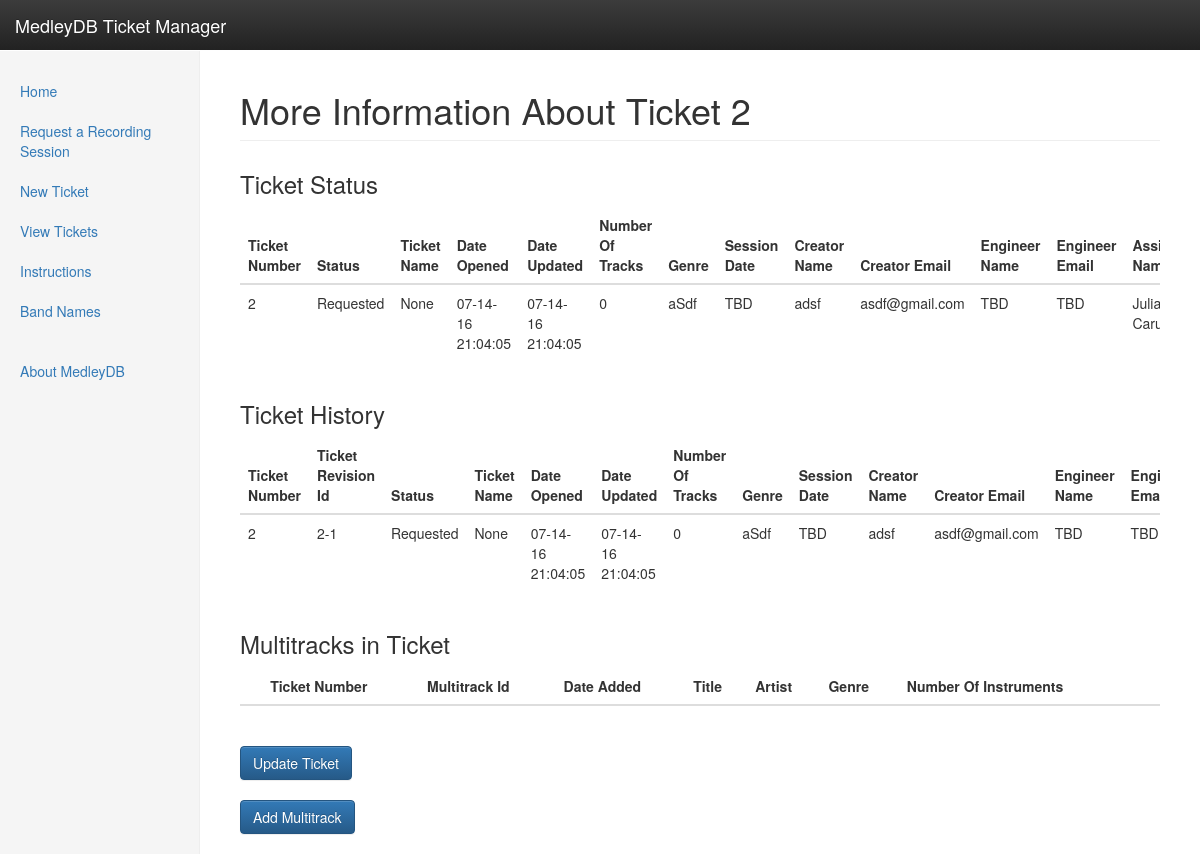
Screenshot of /ticket?ticket_number=2 with the database file from the repository.
### tables this page shows
CREATE TABLE tickets
  (ticket_number varchar(20) PRIMARY KEY,
  status varchar(20),
  ticket_name varchar(20),
  date_opened datetime,
  date_updated datetime,
  number_of_tracks varchar(20),
  genre varchar(20),
  session_date date,
  creator_name varchar(20),
  creator_email varchar(20),
  engineer_name varchar(20),
  engineer_email varchar(20),
  assignee_name varchar(20),
  assignee_email varchar(20),
  mixer_name varchar(20),
  mixer_email varchar(20),
  bouncer_name varchar(20),
  bouncer_email varchar(20),
  comments varchar(100));

CREATE TABLE ticket_history
( ticket_number varchar(20),
  ticket_revision_id varchar(20) PRIMARY KEY,
  status varchar(20),
  ticket_name varchar(20),
  date_opened datetime,
  date_updated datetime,
  number_of_tracks varchar(20),
  genre varchar(20),
  session_date datetime,
  creator_name varchar(20),
  creator_email varchar(20),
  engineer_name varchar(20),
  engineer_email varchar(20),
  assignee_name varchar(20),
  assignee_email varchar(20),
  mixer_name varchar(20),
  mixer_email varchar(20),
  bouncer_name varchar(20),
  bouncer_email varchar(20),
  comments varchar(100));

### webapp.py (the view)
@APP.route('/ticket')
def ticket():
    db_connection = connect_db(APP)
    ticket_number = request.args.get('ticket_number')
    num_multitracks = request.args.get('num_multitracks')
    multitrack_id_cursor = db_connection.execute(
        "select multitrack_id from multitracks where ticket_number={}".format(ticket_number)
    )
    multitrack_ids_strings = [t[0].split("-")[1] for t in multitrack_id_cursor]
    multitrack_ids = [int(t) for t in multitrack_ids_strings]
    if len(multitrack_ids) == 0:
        multitrack_id = "{}-1".format(ticket_number)
    else:
        multitrack_number = multitrack_ids.pop()
        multitrack_id = "{}-{}".format(ticket_number, multitrack_number)
    ticket_status_headers = get_header(APP, 'tickets')
    ticket_history_headers = get_header(APP, 'ticket_history')
    multitracks_headers = get_header(APP, 'multitracks')
    formatted_ticket_status_headers = [
        format_headers(h) for h in ticket_status_headers
    ]
    formatted_ticket_history_headers = [
        format_headers(h) for h in ticket_history_headers
    ]
    formatted_multitracks_headers = [
        format_headers(h) for h in multitracks_headers
    ]
    ticket_status_cursor = db_connection.execute(
        'select * from tickets where ticket_number="{}"'.format(ticket_number)
    )
    ticket_history_cursor = db_connection.execute(
        'select * from ticket_history where ticket_number="{}"'.format(ticket_number)
    )
    multitracks_cursor = db_connection.execute(
        'select * from multitracks where ticket_number="{}"'.format(ticket_number)
    )
    tickets = fill_table(ticket_status_headers, ticket_status_cursor)
    ticket_history = fill_table(ticket_history_headers, ticket_history_cursor)
    multitracks = fill_table(multitracks_headers, multitracks_cursor)
    multitracks['url'] = []
    multitracks_cursor = db_connection.execute(
        'select * from multitracks where ticket_number="{}"'.format(ticket_number)
    )
    multitracks['delete'] = []
    update_ticket_url = "/ticket_update?ticket_number={}".format(ticket_number)
    add_multitrack_url = "/ticket_addMultitrack?ticket_number={}&num_multitracks={}".format(ticket_number, num_multitracks)
    for row in multitracks_cursor:
        multitracks['url'].append('/multitrack?multitrack_id={}&ticket_number={}'.format(multitrack_id, ticket_number))
        multitracks['delete'].append(
            '/api/deletemultitrack?multitrack_id={}&ticket_number={}'.format(row[1], ticket_number))
    return render_template(
        'ticket.html', ticket_number=ticket_number,
        multitrack_id=multitrack_id,
        num_multitracks=num_multitracks,
        ticket_status_headers=ticket_status_headers,
        formatted_ticket_status_headers=formatted_ticket_status_headers,
        ticket_history_headers=ticket_history_headers,
        formatted_ticket_history_headers=formatted_ticket_history_headers,
        multitracks_headers=multitracks_headers,
        formatted_multitracks_headers=formatted_multitracks_headers,
        tickets=tickets,
        ticket_history=ticket_history,
        multitracks=multitracks,
        update_ticket_url=update_ticket_url,
        add_multitrack_url=add_multitrack_url
    )

### utils.py (called while the page is built)
def connect_db(app):
    db_connection = sqlite3.connect(app.config['DATABASE'])
    db_connection.row_factory = sqlite3.Row
    return db_connection

def get_header(app, table_name):
    db_connection = connect_db(app)
    cursor = db_connection.execute('select * from {}'.format(table_name))
    column_headers = list(map(lambda x: x[0], cursor.description))
    return column_headers

def fill_table(headers, cursor):
    table = {}
    for name in headers:
        table[name] = []
    for row in cursor:
        for name, item in zip(headers, row):
            table[name].append(item)
    return table

def format_headers(column_name):
    return column_name.replace("_", " ").title()

### templates/ticket.html (shortened to what this page needs)
{% extends "template.html" %}
{% block content %}
<h1 class="sub-header">More Information About Ticket {{ ticket_number }} </h1>
      <div class="table-responsive">
        <h3>Ticket Status</h3>
        <table class="table">
          <thead>
            {% for col in range(formatted_ticket_status_headers|count) %}
                <th>{{ formatted_ticket_status_headers[col] }}</th>
            {% endfor %}
          </thead>
          <tbody>
            {% for row_index in range(tickets['ticket_number']|count) %}
                <tr>
                  {% for col in range(ticket_status_headers|count) %}
                    <td>{{ tickets[ticket_status_headers[col]][row_index] }}</td>
                  {% endfor %}
                </tr>
            {% endfor %}
          </tbody>
        </table>
      </div>
      <div class="table-responsive">
        <h3>Ticket History</h3>
        <table class="table">
          <thead>
            {% for col in range(formatted_ticket_history_headers|count) %}
                <th>{{ formatted_ticket_history_headers[col] }}</th>
            {% endfor %}
          </thead>
          <tbody>
            {% for row_index in range(ticket_history['ticket_number']|count) %}
                <tr>
                  {% for col in range(ticket_history_headers|count) %}
                    <td>{{ ticket_history[ticket_history_headers[col]][row_index] }}</td>
                  {% endfor %}
                </tr>
            {% endfor %}
          </tbody>
        </table>
      </div>
      <div class="table-responsive">
        <h3>Multitracks in Ticket</h3>
        <table class="table">
          <thead>
                <th></th>
            {% for col in range(formatted_multitracks_headers|count) %}
                <th>{{ formatted_multitracks_headers[col] }}</th>
            {% endfor %}
                <th></th>
          </thead>
        </table>
      </div>
    <a class="btn btn-primary" href="{{ update_ticket_url }}">Update Ticket</a>
    <a class="btn btn-primary" href="{{ add_multitrack_url }}">Add Multitrack</a>
{% endblock %}

### static/style.css (style rules this page uses)
body { padding-top: 50px; }
.sub-header { padding-bottom: 10px; border-bottom: 1px solid #eee; }

### rows the page displays
tickets: status "Requested" "None" "07-14-16 21:04:05" "07-14-16 21:04:05" "aSdf" "TBD" "adsf" "asdf@gmail.com" "TBD" "TBD" "Julia…"
ticket_history: ticket_revision_id "2-1" "Requested" "None" "07-14-16 21:04:05" "07-14-16 21:04:05" "aSdf" "TBD" "adsf" "asdf@gmail.com" "TBD" "TBD"

### other values shown
{{ ticket_number }} "2"
{{ tickets[ticket_status_headers[col]][row_index] }} "2" "0"
{{ ticket_history[ticket_history_headers[col]][row_index] }} "2" "0"
